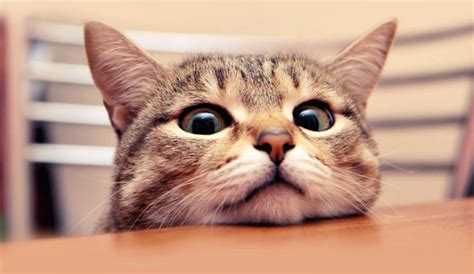
#> input picture image/testImage.jpg, 474 x 274 px, given in place of cat.jpg, which was not available
$ python main.py
#> lines starting #> are read from the running program, lines starting #| are printed output that depends on the picture; after the words box and inside, x2 and y2 are one past the last pixel; in counts of white or black regions, pixels touching at a corner belong together; pictures that were not available may be replaced by others from this repository, and a replacement may not be noted
import cv2
import numpy as np

# 컬러 테이블 생성 함수
def create_colorTable(height, width, color):
    bar = np.zeros((height, width, 3), np.uint8)

    # 테이블 전체가 입력된 컬러로 생성 되도록 지정해 줌.
    bar[:] = color

    # bgr 포맷을 rgb 포맷으로 바꾸기 위해 rgb 순서에 맞게 변수를 할당해 줌.
    red, green, blue = int(color[2]), int(color[1]), int(color[0])

    # RGB 타입과 별개로 그림판 브러쉬에 적용할 색상을 bgr 순서를 가진 리스트에 저장함.
    bgr_colors.append((blue, green, red))

    # 할당된 RGB 값들을 반환해 줌.
    return bar, (red, green, blue)


# 화면에 그림을 그리는 함수
def onMouse_draw(event, x, y, flags, param):
    global oldx, oldy

    if event == cv2.EVENT_LBUTTONDOWN:
        oldx, oldy = x, y

    elif event == cv2.EVENT_RBUTTONDOWN:
        cv2.imwrite('Result/DrawImage.jpg', canvas)
        print('Draw Image 저장')

    elif event == cv2.EVENT_MOUSEMOVE:
        if flags & cv2.EVENT_FLAG_LBUTTON:
            cv2.line(canvas, (oldx, oldy), (x, y), brush_color, 4, cv2.LINE_AA)
            cv2.imshow('Draw Canvas', canvas)
            oldx, oldy = x, y

def onMouse_colorTable(event, x, y, flags, param):
    global brush_color
    if event == cv2.EVENT_LBUTTONDOWN:
        i = 0
        for i in range(len(button_pt)):
            for j in range(0, 11):
                if y > button_pt[i][0] and y < button_pt[i][1] and x > button_pt[i][2] and x < button_pt[i][3]:
                    brush_color = bgr_colors[i]

    elif event == cv2.EVENT_RBUTTONDOWN:
        cv2.imwrite('Result/ColorTable.jpg', img_bar)
        print('COLOR TABLE 저장')

bgr_colors = []
brush_color = (0, 0, 0)
button_pt = [(0, 100, 0, 100), (0, 100, 100, 200), (0, 100, 200, 300), (0, 100, 300, 400), (0, 100, 400, 500),
(0, 100, 500, 600), (0, 100, 600, 700), (0, 100, 700, 800), (0, 100, 800, 900), (0, 100, 900, 1000)]
button_pt = np.array(button_pt)

canvas = np.full((300, 400, 3), (255, 255, 255), np.uint8)
pt = (-1, -1)

# 이미지를 읽어 옴.
img = cv2.imread('Image/cat.jpg')
#> img is the input picture: shape (274, 474, 3); mean B, G, R 133.3, 153.2, 193.6

# 이미지의 높이와 너비를 알기 위해 픽셀을 행렬로 나타내 크기를 알아냄.
height, width, _ = np.shape(img)
#> height = 274; width = 474

# 클러스터링을 위해 새로운 변수를 생성함. 사용할 이미지 행렬, 크기(모든 픽셀을 포함하기 위해 높이*너비를 곱함), 컬러 채널 3개(rgb)를 할당 함.
data = np.reshape(img, (height * width, 3))

# 이후에 있을 계산을 위해 데이터를 float 타입으로 변환해 줌.
data = np.float32(data)

# 클러스터 수를 정의함.
number_clusters = 10

# 알고리즘 종료의 기준을 지정함. (최대 반복 횟수 or 원하는 정확도)
# 정확도는 각 클러스터 센터가 일부 반복에서 기준 엡실론보다 적게 이동하는 즉시 기준 엡실론으로 지정됨.
criteria = (cv2.TERM_CRITERIA_EPS + cv2.TERM_CRITERIA_MAX_ITER, 10, 1.0)

# 반복 중에 랜덤한 초기 center를 선택함.
flags = cv2.KMEANS_RANDOM_CENTERS

# kmean 함수가 반환한 값을 저장할 변수를 생성하고 사용할 변수, 데이터 클러스터수, 플래그, 기준 등을 할당해 줌.
compactness, labels, centers = cv2.kmeans(data, number_clusters, None, criteria, 10, flags)
#> compactness = 47482382.1; centers = [[18.04, 14.29, 31.65], [190.1, 216.4, 240.8], [103.8, 108.7, 146.2], [115.3, 126.6, 170.5], [134, 149.6, 190], [159.2, 181.4, 214.8], [54.79, 55.93, 95.62], [130.1, 164.8, 227.6], [87.2, 125.4, 204.9], [77.97, 85.17, 137.1]]

font = cv2.FONT_HERSHEY_DUPLEX
bars = []
rgb_values = []

for index, row in enumerate(centers):
    bar, rgb = create_colorTable(100, 100, row)
    bars.append(bar)
    rgb_values.append(rgb)
#> this loop made 10 passes
#> (row, red in create_colorTable, green in create_colorTable, blue in create_colorTable) on passes 1 to 10: ([18.04, 14.29, 31.65], 31, 14, 18), ([190.1, 216.4, 240.8], 240, 216, 190), ([103.8, 108.7, 146.2], 146, 108, 103), ([115.3, 126.6, 170.5], 170, 126, 115), ([134, 149.6, 190], 190, 149, 134), ([159.2, 181.4, 214.8], 214, 181, 159), ([54.79, 55.93, 95.62], 95, 55, 54), ([130.1, 164.8, 227.6], 227, 164, 130), ([87.2, 125.4, 204.9], 204, 125, 87), ([77.97, 85.17, 137.1], 137, 85, 77)
#> pass 1, `bar, rgb = create_colorTable(100, 100, row)`:
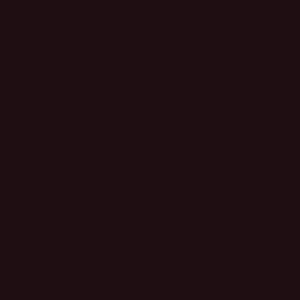
#> bar: shape (100, 100, 3) (shown 3 times larger); mean of channels 0, 1, 2 18, 14, 31; drawn as B, G, R
#> pass 2, `bar, rgb = create_colorTable(100, 100, row)`:
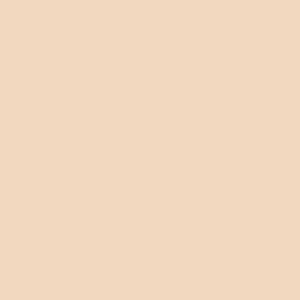
#> bar: shape (100, 100, 3) (shown 3 times larger); mean of channels 0, 1, 2 190, 216, 240; drawn as B, G, R
#> pass 3, `bar, rgb = create_colorTable(100, 100, row)`:
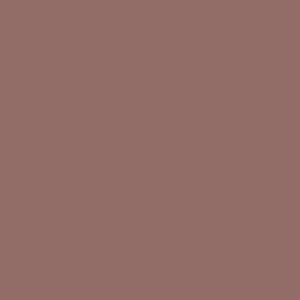
#> bar: shape (100, 100, 3) (shown 3 times larger); mean of channels 0, 1, 2 103, 108, 146; drawn as B, G, R
#> after the loop, bars = 10 items; rgb_values = [(31, 14, 18), (240, 216, 190), (146, 108, 103), (170, 126, 115), (190, 149, 134), (214, 181, 159), (95, 55, 54), (227, 164, 130), (204, 125, 87), (137, 85, 77)]

img_bar = np.hstack(bars)
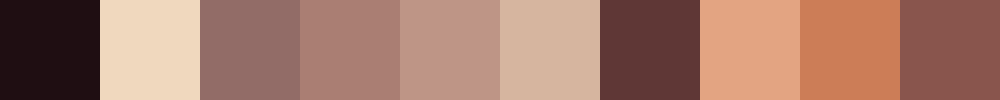
#> img_bar: shape (100, 1000, 3); mean of channels 0, 1, 2 106.7, 122.3, 165.4; drawn as B, G, R

for index, row in enumerate(rgb_values):
    image = cv2.putText(img_bar, f'{index + 1}', (5 + 100 * index, 20 - 1),
                        font, 0.5, (255, 255, 255), 1, cv2.LINE_AA)
#> this loop made 10 passes
#> pass 3, `image = cv2.putText(img_bar, f'{index + 1}', (5 + 100 * index, 20 - 1)..`:
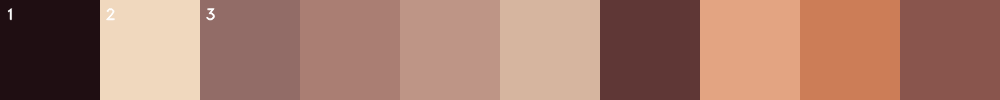
#> image: shape (100, 1000, 3); mean of channels 0, 1, 2 106.9, 122.4, 165.5; drawn as B, G, R
#> after the loop:
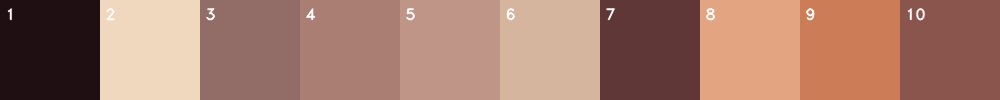
#> img_bar: shape (100, 1000, 3); 0.86% of pixels changed, all inside (x1, y1, x2, y2) = (7, 7, 926, 21); drawn as B, G, R
#    print(f'{index + 1}. RGB{row}')


# 화면을 출력합니다.
cv2.imshow('Image', img)
cv2.imshow('Color Table', img_bar)
cv2.imshow('Draw Canvas', canvas)
cv2.setMouseCallback('Draw Canvas', onMouse_draw)
cv2.setMouseCallback('Color Table', onMouse_colorTable)

# 윈도우 화면을 지정된 위치로 이동 합니다.
cv2.moveWindow('Image', 200, 200)
cv2.moveWindow('Draw Canvas', 800, 200)
cv2.moveWindow('Color Table', 200, 550)

# 키 입력을 받을 때 까지 대기 합니다.
cv2.waitKey(0)
